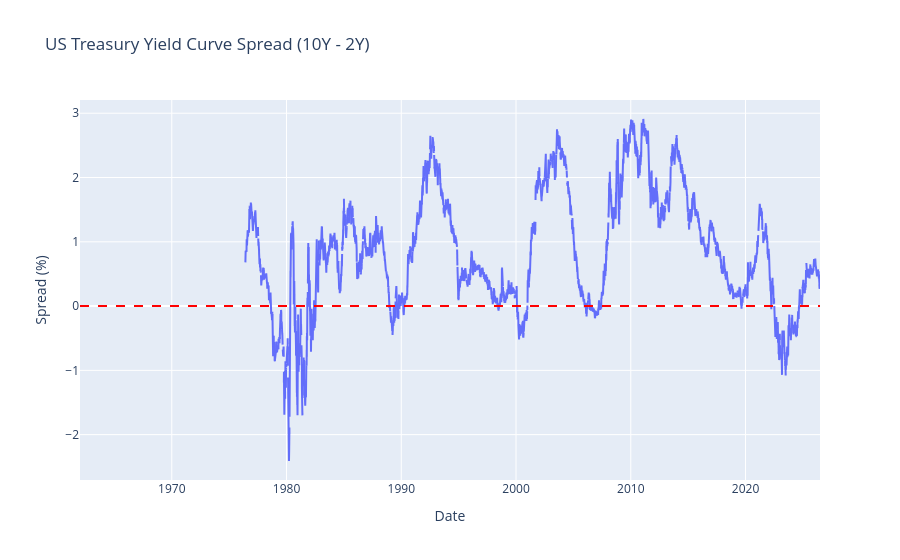

This figure's notebook cell:
### Markdown cell above
## 1. Yield Curve Spread (10 Year minus 2 Year Treasury)
The yield curve spread measures the difference between long term and short term US government bond yields. Under normal conditions, long term bonds yield more than short term bonds. When this relationship inverts (spread goes negative), it has historically been one of the most reliable leading indicators of a recession. The red dashed line marks the inversion threshold.

### Code cell
import plotly.graph_objects as go

fig = go.Figure()
fig.add_trace(go.Scatter(x=spread.index, y=spread.values, name='10Y-2Y Spread'))

# Add a horizontal line at zero — anything below this line means inversion
fig.add_hline(y=0, line_dash='dash', line_color='red')

fig.update_layout(
    title='US Treasury Yield Curve Spread (10Y - 2Y)',
    xaxis_title='Date',
    yaxis_title='Spread (%)'
)

fig.show()

### Figure 1 — Plotly figure (JSON) as saved in the notebook; plotly's stock layout.template omitted (floating-point values rounded to 4 significant figures; data arrays with more than 128 entries replaced by an {"elided": "..."} marker saying what was removed)
{"data": [{"name": "10Y-2Y Spread", "type": "scatter", "x": {"elided": "16825 str values"}, "y": {"elided": "16825 float values"}}], "layout": {"shapes": [{"line": {"color": "red", "dash": "dash"}, "type": "line", "x0": 0, "x1": 1, "xref": "x domain", "y0": 0, "y1": 0, "yref": "y"}], "title": {"text": "US Treasury Yield Curve Spread (10Y - 2Y)"}, "xaxis": {"title": {"text": "Date"}}, "yaxis": {"title": {"text": "Spread (%)"}}}}
